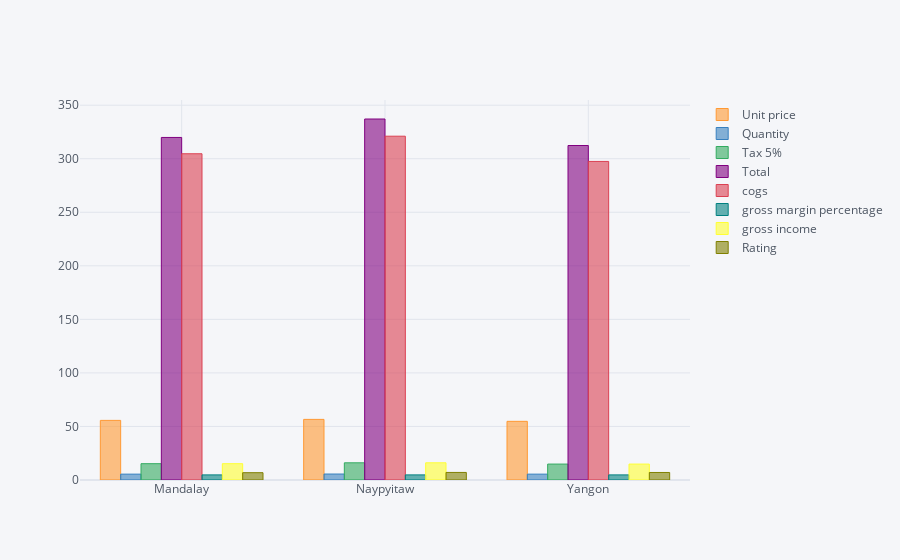

The code cell stored with this chart in its notebook:
### Code cell
df.groupby('City').mean().iplot(kind='bar')

### Figure 1 — Plotly figure (JSON) as saved in the notebook; plotly's stock layout.template omitted (floating-point values rounded to 4 significant figures)
{"data": [{"marker": {"color": "rgba(255, 153, 51, 0.6)", "line": {"color": "rgba(255, 153, 51, 1.0)", "width": 1}}, "name": "Unit price", "orientation": "v", "text": "", "type": "bar", "x": ["Mandalay", "Naypyitaw", "Yangon"], "y": [55.66, 56.61, 54.78]}, {"marker": {"color": "rgba(55, 128, 191, 0.6)", "line": {"color": "rgba(55, 128, 191, 1.0)", "width": 1}}, "name": "Quantity", "orientation": "v", "text": "", "type": "bar", "x": ["Mandalay", "Naypyitaw", "Yangon"], "y": [5.482, 5.582, 5.468]}, {"marker": {"color": "rgba(50, 171, 96, 0.6)", "line": {"color": "rgba(50, 171, 96, 1.0)", "width": 1}}, "name": "Tax 5%", "orientation": "v", "text": "", "type": "bar", "x": ["Mandalay", "Naypyitaw", "Yangon"], "y": [15.23, 16.05, 14.87]}, {"marker": {"color": "rgba(128, 0, 128, 0.6)", "line": {"color": "rgba(128, 0, 128, 1.0)", "width": 1}}, "name": "Total", "orientation": "v", "text": "", "type": "bar", "x": ["Mandalay", "Naypyitaw", "Yangon"], "y": [319.9, 337.1, 312.4]}, {"marker": {"color": "rgba(219, 64, 82, 0.6)", "line": {"color": "rgba(219, 64, 82, 1.0)", "width": 1}}, "name": "cogs", "orientation": "v", "text": "", "type": "bar", "x": ["Mandalay", "Naypyitaw", "Yangon"], "y": [304.6, 321.0, 297.5]}, {"marker": {"color": "rgba(0, 128, 128, 0.6)", "line": {"color": "rgba(0, 128, 128, 1.0)", "width": 1}}, "name": "gross margin percentage", "orientation": "v", "text": "", "type": "bar", "x": ["Mandalay", "Naypyitaw", "Yangon"], "y": [4.762, 4.762, 4.762]}, {"marker": {"color": "rgba(255, 255, 51, 0.6)", "line": {"color": "rgba(255, 255, 51, 1.0)", "width": 1}}, "name": "gross income", "orientation": "v", "text": "", "type": "bar", "x": ["Mandalay", "Naypyitaw", "Yangon"], "y": [15.23, 16.05, 14.87]}, {"marker": {"color": "rgba(128, 128, 0, 0.6)", "line": {"color": "rgba(128, 128, 0, 1.0)", "width": 1}}, "name": "Rating", "orientation": "v", "text": "", "type": "bar", "x": ["Mandalay", "Naypyitaw", "Yangon"], "y": [6.818, 7.073, 7.027]}], "layout": {"legend": {"bgcolor": "#F5F6F9", "font": {"color": "#4D5663"}}, "paper_bgcolor": "#F5F6F9", "plot_bgcolor": "#F5F6F9", "title": {"font": {"color": "#4D5663"}}, "xaxis": {"gridcolor": "#E1E5ED", "showgrid": true, "tickfont": {"color": "#4D5663"}, "title": {"font": {"color": "#4D5663"}, "text": ""}, "zerolinecolor": "#E1E5ED"}, "yaxis": {"gridcolor": "#E1E5ED", "showgrid": true, "tickfont": {"color": "#4D5663"}, "title": {"font": {"color": "#4D5663"}, "text": ""}, "zerolinecolor": "#E1E5ED"}}}
